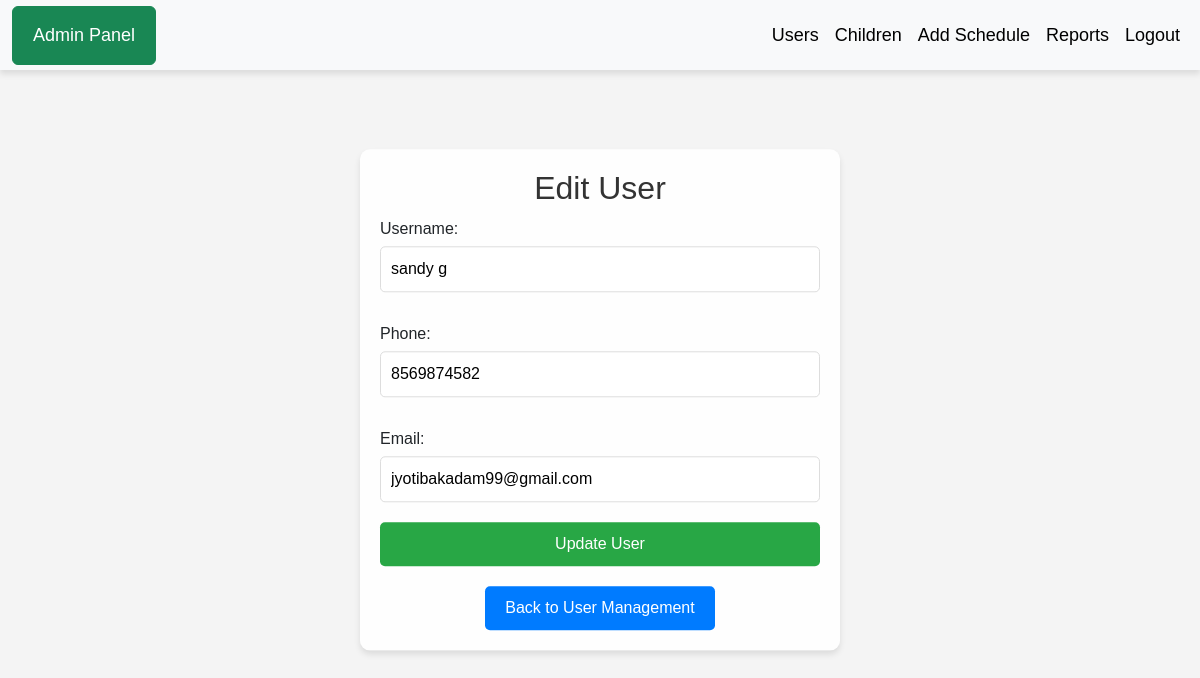
/admin/edit_user.php?id=4, run on the app's committed database.
### tables this page shows
CREATE TABLE IF NOT EXISTS `users` (
  `id` int(11) NOT NULL AUTO_INCREMENT,
  `name` varchar(100) NOT NULL,
  `email` varchar(100) NOT NULL,
  `phone` varchar(10) NOT NULL,
  `password` varchar(255) NOT NULL,
  `role` enum('parent','admin') DEFAULT NULL,
  PRIMARY KEY (`id`),
  UNIQUE KEY `email` (`email`),
  UNIQUE KEY `phone` (`phone`)
);

### admin/edit_user.php (the view, shortened to what this page needs)
<?php
include('../includes/db_connect.php');
if (isset($_GET['id'])) {
    $user_id = $_GET['id'];
    $sql = "SELECT * FROM Users WHERE id = $user_id";
    $result = $conn->query($sql);
    $user = $result->fetch_assoc();
}
include 'navbar.php';
?>
<!DOCTYPE html>
<html lang="en">
<head>
</head>
<body>
<div class="container">
    <h2>Edit User</h2>
    <form method="POST" action="edit_user_action.php">
        <label for="username">Username:</label>
        <input type="text" name="username" value="<?php echo $user['name']; ?>" required>
        <?php if ($user['role'] == 'parent'): ?>
            <label for="phone">Phone:</label>
            <input type="text" name="phone" value="<?php echo $user['phone']; ?>" required>
            <label for="email">Email:</label>
            <input type="email" name="email" value="<?php echo $user['email']; ?>" required>
        <?php endif; ?>
        <input type="submit" value="Update User">
    </form>
    <div class="form-footer">
        <a href="manage_users.php" class="back-link">Back to User Management</a>
    </div>
</div>
</body>
</html>

### admin/navbar.php (style rules this page uses)
body { font-family: Arial, sans-serif; background-color: #f4f4f4; background-size:contain; background-position:center; background-repeat:no-repeat; height: 100vh; width: 190w; }

### admin/edit_user.php (style rules this page uses)
body { font-family: Arial, sans-serif; background-color: #f4f4f4; margin: 0; padding: 20px; }
.container { width: 40%; position: absolute; top: 50%; left: 50%; transform: translate(-50%, -50%); background-color: rgba(255, 255, 255, 0.9); padding: 20px; border-radius: 10px; box-shadow: 0px 4px 6px rgba(0, 0, 0, 0.1); }
h2 { text-align: center; color: #333; }
label { display: block; margin: 10px 0 5px; font-size: 16px; }
input[type="text"], input[type="email"], select { width: 100%; padding: 10px; margin-bottom: 20px; border: 1px solid #ddd; border-radius: 5px; font-size: 16px; box-sizing: border-box; }
input[type="submit"] { background-color: #28a745; color: white; padding: 10px 20px; border: none; border-radius: 5px; font-size: 16px; cursor: pointer; width: 100%; }
.form-footer { text-align: center; }
.back-link { display: inline-block; margin-top: 20px; background-color: #007bff; color: white; padding: 10px 20px; text-decoration: none; border-radius: 5px; }

### data on the page
users: username "sandy g", phone "8569874582", email "jyotibakadam99@gmail.com"
